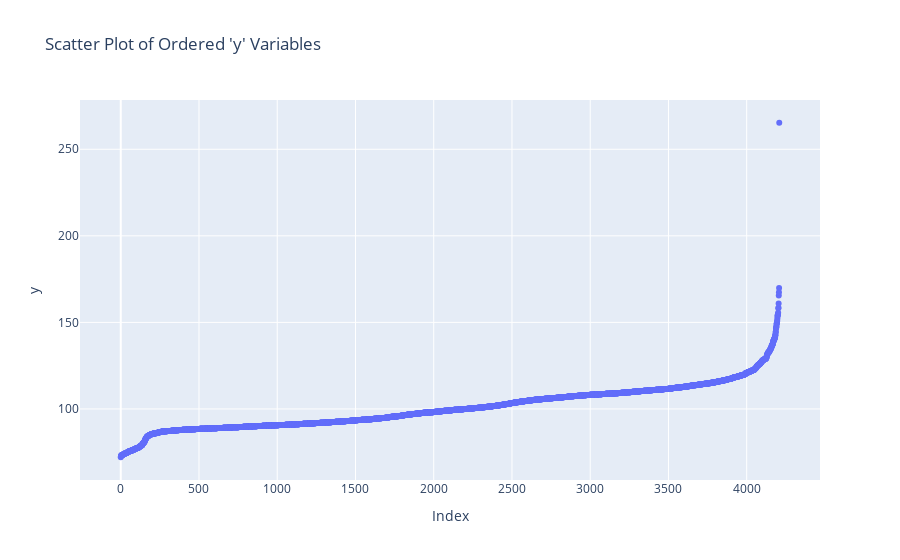

Notebook code for this chart:
### Code cell
# Alternative visualisation of y
fig = go.Figure()

fig.add_trace(go.Scatter(
    x = train_df.index,
    y = np.sort(train_df['y']),
    name = "Scatter Plot of Ordered 'y'",
    mode = 'markers')
    )

fig.update_layout(title = "Scatter Plot of Ordered 'y' Variables",
                  xaxis_title='Index',
                  yaxis_title='y')

fig.show()

### Figure 1 — Plotly figure (JSON) as saved in the notebook; plotly's stock layout.template omitted (floating-point values rounded to 4 significant figures; data arrays with more than 128 entries replaced by an {"elided": "..."} marker saying what was removed)
{"data": [{"mode": "markers", "name": "Scatter Plot of Ordered 'y'", "type": "scatter", "x": {"elided": "4209 int values"}, "y": {"elided": "4209 float values"}}], "layout": {"title": {"text": "Scatter Plot of Ordered 'y' Variables"}, "xaxis": {"title": {"text": "Index"}}, "yaxis": {"title": {"text": "y"}}}}
